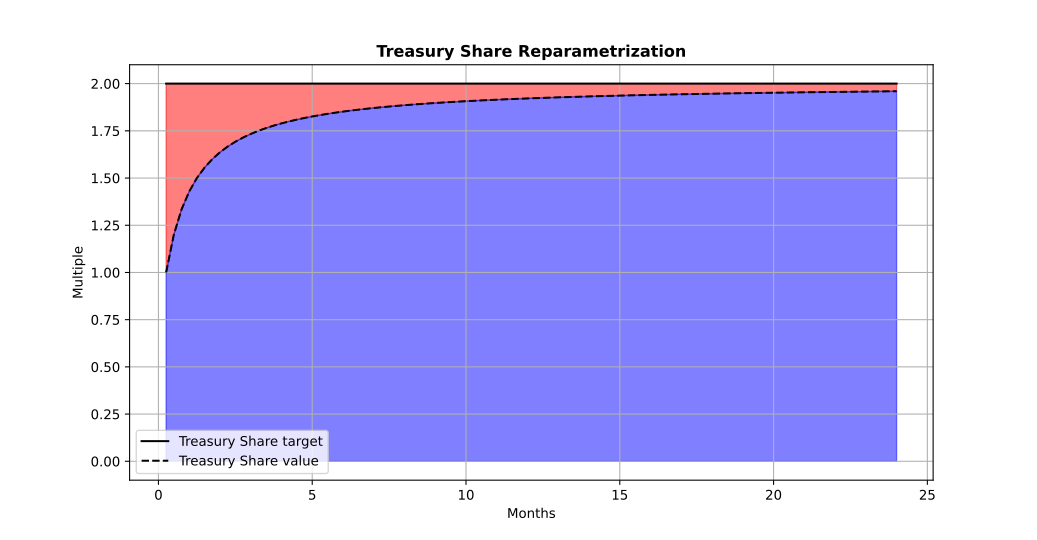

Write Python code to recreate this figure.
#!/usr/bin/env -S ipython --matplotlib=auto

#%%
import matplotlib.pyplot as pp
import numpy as np
import os

path = os.path.dirname(os.path.abspath(__file__))
path = os.path.join(path, 'share-of.3.txt')
data = np.genfromtxt(path)
tgts = data[:,2] / 500000000000000000
aprs = data[:,1] / 500000000000000000
idxs = data[:,0] / 4
zero = np.zeros(data.shape[0])

pp.plot(idxs, tgts, color='black')
pp.plot(idxs, aprs, color='black', linestyle='--')
pp.fill_between(idxs, tgts, aprs, where=tgts>=0, color='r', alpha=0.5)
pp.fill_between(idxs, aprs, where=aprs>=0, color='b', alpha=0.5)

pp.title('Treasury Share Reparametrization', fontweight='bold')
pp.legend(['Treasury Share target', 'Treasury Share value'])
pp.ylabel('Multiple')
pp.xlabel('Months')
pp.grid()

#%%
if __name__ == '__main__':
    pp.show(block=True)
